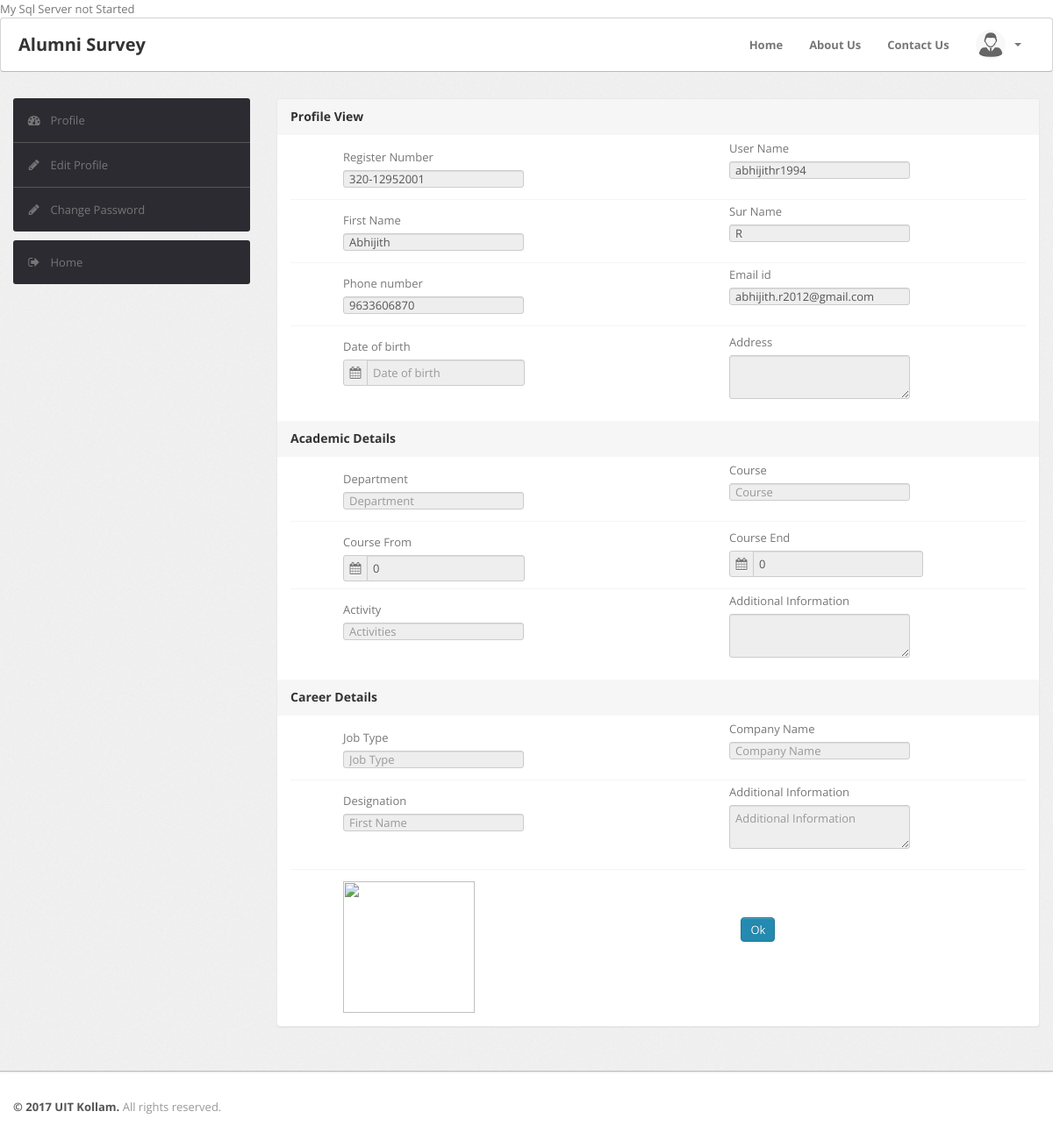
The app's page /webpage/alumni/profile_view.php (signed in) with its own data.
### tables this page shows
CREATE TABLE IF NOT EXISTS `tbl_signup` (
  `aid` int(11) NOT NULL AUTO_INCREMENT,
  `id` int(11) NOT NULL,
  `register_no` varchar(20) NOT NULL,
  `fname` varchar(20) NOT NULL,
  `sname` varchar(20) NOT NULL,
  `mail` varchar(50) NOT NULL,
  `phone` varchar(14) NOT NULL,
  `gender` varchar(10) NOT NULL,
  `dob` varchar(20) NOT NULL,
  `address` varchar(150) NOT NULL,
  PRIMARY KEY (`aid`)
);

CREATE TABLE IF NOT EXISTS `tbl_alumniacad` (
  `aid` int(11) NOT NULL AUTO_INCREMENT,
  `id` int(11) NOT NULL,
  `register_no` varchar(20) NOT NULL,
  `dprt` varchar(30) NOT NULL,
  `course` varchar(20) NOT NULL,
  `fyear` int(11) NOT NULL,
  `tyear` int(11) NOT NULL,
  `activity` varchar(30) NOT NULL,
  `addinfo` varchar(100) NOT NULL,
  PRIMARY KEY (`aid`)
);

CREATE TABLE IF NOT EXISTS `tbl_alumnicareer` (
  `aid` int(11) NOT NULL AUTO_INCREMENT,
  `id` int(11) NOT NULL,
  `register_no` varchar(20) NOT NULL,
  `jobtype` varchar(20) NOT NULL,
  `compname` varchar(30) NOT NULL,
  `desgination` varchar(30) NOT NULL,
  `addinfo` varchar(100) NOT NULL,
  `photo` varchar(20) NOT NULL,
  PRIMARY KEY (`aid`)
);

### webpage/alumni/profile_view.php (the view, shortened to what this page needs)
<?php
	$viewsql="SELECT t1.register_no,t1.fname,t1.sname,t1.mail,t1.phone,t1.gender,t1.dob,t1.address,t2.username,t2.password,t2.type FROM tbl_signup AS t1 INNER JOIN tbl_login AS t2 ON t1.id=t2.id WHERE t1.register_no='".$_SESSION["register_no"]."'";
	$viewresult=mysql_query($viewsql);
    $row=mysql_fetch_array($viewresult);
	$balsql="SELECT t1.register_no,t1.dprt,t1.course,t1.fyear,t1.tyear,t1.activity,t1.addinfo,t2.register_no,t2.jobtype,t2.compname,t2.desgination,t2.addinfo,t2.photo FROM tbl_alumniacad AS t1 INNER JOIN tbl_alumnicareer AS t2 ON t1.register_no=t2.register_no WHERE t1.register_no='".$_SESSION["register_no"]."' ";
	$viewrsbal=mysql_query($balsql);
	$rowbal=mysql_fetch_array($viewrsbal);
?>
<!DOCTYPE html PUBLIC "-//W3C//DTD XHTML 1.0 Transitional//EN" "http://www.w3.org/TR/xhtml1/DTD/xhtml1-transitional.dtd">
<html xmlns="http://www.w3.org/1999/xhtml">
<head>
        <link type="text/css" href="../../bootstrap/css/bootstrap.min.css" rel="stylesheet">
        <link type="text/css" href="../../bootstrap/css/bootstrap-responsive.min.css" rel="stylesheet">
        <link type="text/css" href="../../css/theme.css" rel="stylesheet">
        <link type="text/css" href="../../images/icons/css/font-awesome.css" rel="stylesheet">
</head>
<body>
        <div class="navbar">
            <div class="navbar-inner">
                <div class="container">
			        <?php include_once("/sidemenu/top.php");?>
                </div>
            </div>
        </div>
        <div class="wrapper">
            <div class="container">
                <div class="row">
                    <div class="span3">
                        <?php include_once("/sidemenu/profile_sidemenu.php");?>
                    </div>
                    <div class="span9">
                        <div class="content">
                             <form class="form-vertical row-fluid" method="post" enctype="multipart/form-data">
                            <div class="module">
                                <div class="module-head">
                                    <h3>
                                        Profile View</h3>
                                </div>
						<div class="module-body">
            	<div class="control-group">
					<div class="control-label">
                    	<label style="margin-left:60px">Register Number</label>
                        <input type="text" id="Reg" name="Reg" placeholder="Register Number" value="<?php echo $row["register_no"] ?>" style="margin-left:60px"  disabled>
                        <label style="margin-left: 500px;margin-top: -65px;">User Name</label>
                        <input type="text" id="username" name="username" placeholder="User Name" style="margin-left: 500px;" value="<?php echo $row["username"] ?>"  disabled>
					</div>
				</div>
                <div class="control-group">
					<div class="control-label">
                    	<label style="margin-left:60px">First Name</label>
                        <input type="text" id="fname" name="fname" placeholder="First Name" style="margin-left:60px" value="<?php echo $row["fname"] ?>" disabled>
                        <label style="margin-left: 500px;margin-top: -65px;">Sur Name</label>
                        <input type="text" id="sname" name="sname" placeholder="Sur Name" style="margin-left: 500px;" value="<?php echo $row["sname"] ?>"  disabled>
					</div>
				</div>
                <div class="control-group">
					<div class="control-label">
                    	<label style="margin-left:60px">Phone number</label>
                        <input type="text" id="phone" name="phone" placeholder="Phone Number" style="margin-left:60px" value="<?php echo $row["phone"] ?>"  disabled>
                        <label style="margin-left: 500px;margin-top: -65px;">Email id</label>
                        <input type="text" id="mail" name="mail" placeholder="Email id" style="margin-left: 500px;" value="<?php echo $row["mail"] ?>"  disabled>
					</div>
				</div>
                <div class="control-group">
				  <div class="control-label">
                    	<label style="margin-left:60px">Date of birth</label>
							<div class="input-prepend" style="margin-left:60px">
								<span class="add-on"><i class="icon-calendar"></i></span>                  			 													                                   <input type="text" id="datepicker" class="span3" name="dob" placeholder="Date of birth" value="<?php echo $row["dob"] ?>"  disabled>
								</div>
                    <label style="margin-left: 500px;margin-top: -65px;">Address</label>
                      <textarea name="address" id="address" style="margin-left: 500px;" placeholder="Address"  disabled> <?php echo $row["address"] ?></textarea>
					</div>
				</div>
                </div>
                <div class="module-head">
                                    <h3>
                                        Academic Details</h3>
                                </div>
						<div class="module-body">
            	<div class="control-group">
					<div class="control-label">
                    	<label style="margin-left:60px">Department</label>
                        <input type="text" id="dprt" name="dprt" placeholder="Department" style="margin-left:60px" value="<?php echo $rowbal["dprt"] ?>"  disabled>
                        <label style="margin-left: 500px;margin-top: -65px;">Course</label>
                        <input type="text" id="course" name="course" placeholder="Course" style="margin-left: 500px;" value="<?php echo $rowbal["course"] ?>"  disabled>
					</div>
				</div>
                <div class="control-group">
					<div class="control-label">
                    	<label style="margin-left:60px">Course From</label>
							<div class="input-prepend" style="margin-left:60px">
								<span class="add-on"><i class="icon-calendar"></i></span>                  			 													                                   <input  class="span3" name="fyear" type="text" placeholder="From Year"  id="datepickerfrom" value="<?php echo $rowbal["fyear"] ?>"  disabled>
								</div>
                        <label style="margin-left: 500px;margin-top: -65px;">Course End</label>
							<div class="input-prepend" style="margin-left:500px">
								<span class="add-on"><i class="icon-calendar"></i></span>                  			 													                                   <input  class="span7" name="tyear" type="text" placeholder="To Year"  id="datepickerto" value="<?php echo $rowbal["tyear"] ?>"  disabled >
								</div>
					</div>
				</div>
                <div class="control-group">
					<div class="control-label">
                    	<label style="margin-left:60px">Activity</label>
                        <input type="text" id="activity" name="activity" placeholder="Activities" style="margin-left:60px"  value="<?php echo $rowbal["activity"] ?>"  disabled>
                         <label style="margin-left: 500px;margin-top: -65px;">Additional Information</label>
                      <textarea id="addinfo" name="addinfo" style="margin-left: 500px;" placeholder="Add info"  disabled> <?php echo $rowbal["addinfo"] ?> </textarea>
					</div>
				</div>
                </div>
                <div class="module-head">
                                    <h3>
                                        Career Details</h3>
                                </div>
						<div class="module-body">
            	<div class="control-group">
					<div class="control-label">
                    	<label style="margin-left:60px">Job Type</label>
                        <input type="text" id="jobtype" name="jobtype" values="" placeholder="Job Type" style="margin-left:60px" value="<?php echo $rowbal["jobtype"] ?>"  disabled>
                        <label style="margin-left: 500px;margin-top: -65px;">Company Name</label>
                        <input type="text" id="cname" name="cname" placeholder="Company Name" style="margin-left: 500px;" value="<?php echo $rowbal["compname"] ?>"  disabled>
					</div>
				</div>
                <div class="control-group">
					<div class="control-label">
                    	<label style="margin-left:60px">Designation</label>
                        <input type="text" id="desgn" name="desgn" placeholder="First Name" style="margin-left:60px" value="<?php echo $rowbal["desgination"] ?>"  disabled>
                        <label style="margin-left: 500px;margin-top: -65px;">Additional Information</label>
                        <textarea name="addinfor" id="addinfor" style="margin-left: 500px;" placeholder="Additional Information"  disabled><?php echo $rowbal["addinfo"] ?></textarea>
					</div>
				</div>
                <div class="control-group">
					<div class="control-label">
                        <img width="150" height="180" src="<?php echo $rowbal["photo"];?>" style="margin-left: 60px;"/>
                        <button type="submit" name="submit" style="margin-left: 300px;margin-top: -40px;" class="btn btn-primary">Ok</button>
					</div>
				</div>
                </div>
                            </div>
						</form>
                        </div>
                    </div>
                </div>
            </div>
        </div>
        <div class="footer">
            <div class="container">
                <b class="copyright">&copy; 2017 UIT Kollam.</b> All rights reserved.
            </div>
        </div>
</body>
</html>

### css/theme.css (style rules this page uses)
body { font-size: 13px; font-family: 'Open Sans', Arial, sans-serif; background: #fff; color: #777 }
h1, h2, h3, h4, h5, h6 { color: #333; margin-top: 0 }
h3 { font-size: 20px }
strong, b { color: #555 }
.wrapper { background: url(../images/bg.png) #eee; border-bottom: 1px solid #bbb; -webkit-box-shadow: 0 1px 2px rgba(0,0,0,0.1); -moz-box-shadow: 0 1px 2px rgba(0,0,0,0.1); box-shadow: 0 1px 2px rgba(0,0,0,0.1); padding: 30px 0 }
.footer { color: #999; padding: 30px 0 60px }
form { margin: 0 }
select, textarea, input[type="text"], input[type="password"], input[type="datetime"], input[type="datetime-local"], input[type="date"], input[type="month"], input[type="time"], input[type="week"], input[type="number"], input[type="email"], input[type="url"], input[type="search"], input[type="tel"], input[type="color"], .uneditable-input, label, input, button, select, textarea { -webkit-border-radius: 3px; -moz-border-radius: 3px; border-radius: 3px; font-size: 13px; font-family: 'Open Sans', Tahoma, Arial, sans-serif }
.input-append input, .input-prepend input, .input-append select, .input-prepend select, .input-append .uneditable-input, .input-prepend .uneditable-input { -webkit-border-radius: 0 3px 3px 0; -moz-border-radius: 0 3px 3px 0; border-radius: 0 3px 3px 0 }
.input-append input, .input-append select, .input-append .uneditable-input, .input-prepend .add-on:first-child, .input-prepend .btn:first-child { -webkit-border-radius: 3px 0 0 3px; -moz-border-radius: 3px 0 0 3px; border-radius: 3px 0 0 3px }
.input-append .add-on, .input-prepend .add-on, .input-append .btn, .input-prepend .btn, .input-append .btn-group>.dropdown-toggle, .input-prepend .btn-group>.dropdown-toggle { -webkit-border-radius: 0; -moz-border-radius: 0; border-radius: 0 }
body [class^="icon-"], body [class*=" icon-"] { font-size: 14px; line-height: 20px; height: 20px }
.module { background: #fff; -webkit-border-radius: 3px; -moz-border-radius: 3px; border-radius: 3px; border: 1px solid #ccc; border-bottom-color: #bbb; -webkit-box-shadow: 0 0 1px rgba(0,0,0,0.2); -moz-box-shadow: 0 0 1px rgba(0,0,0,0.2); box-shadow: 0 0 1px rgba(0,0,0,0.2); margin-bottom: 30px }
.form-horizontal .control-group, .form-vertical .control-group { margin-bottom: 0 }
.form-horizontal .control-group+.control-group, .form-vertical .control-group+.control-group { margin-top: 13px; padding-top: 13px; border-top: 1px solid #f5f5f5 }
.navbar { position: static!important; margin: 0!important }
.navbar .navbar-inner { background: #fff; border-bottom: 1px solid #bbb; -webkit-box-shadow: 0 1px 2px rgba(0,0,0,0.15); -moz-box-shadow: 0 1px 2px rgba(0,0,0,0.15); box-shadow: 0 1px 2px rgba(0,0,0,0.15) }
.btn, .btn-box { -webkit-border-radius: 3px; -moz-border-radius: 3px; border-radius: 3px }
.btn { font-size: 13px; font-weight: 600 }
.btn { display: inline-block; margin-bottom: 0; font-weight: 400; text-align: center; vertical-align: middle; cursor: pointer; background-image: none; border: 1px solid transparent; white-space: nowrap; padding: 4px 10px; font-size: 13px; line-height: 1.42857; border-radius: 4px; -webkit-user-select: none; -moz-user-select: none; -ms-user-select: none; user-select: none }
.btn-primary { color: #fff; background-color: #248aaf; border-color: #20799a }
.module { box-shadow: 0 0 3px rgba(0,0,0,.1); border-color: #e9e9e9; margin-bottom: 20px; background-color: #fff; border-radius: 4px; -webkit-box-shadow: 0 1px 1px rgba(0,0,0,.05); box-shadow: 0 1px 1px rgba(0,0,0,.05); }
.module-head { color: #767676; background-color: #f6f6f6; border-color: #e9e9e9; padding: 10px 15px; border-bottom: 1px solid transparent; border-top-right-radius: 3px; border-top-left-radius: 3px; }
.module-head h3 { font-size: 14px; line-height: 20px; height: 20px; margin: 0 }
.module-body { padding: 15px }

### records on screen
tbl_signup: Reg "320-12952001", username "abhijithr1994", fname "Abhijith", sname "R", phone "9633606870", mail "abhijith.r2012@gmail.com"
tbl_alumniacad: fyear "0", tyear "0"
